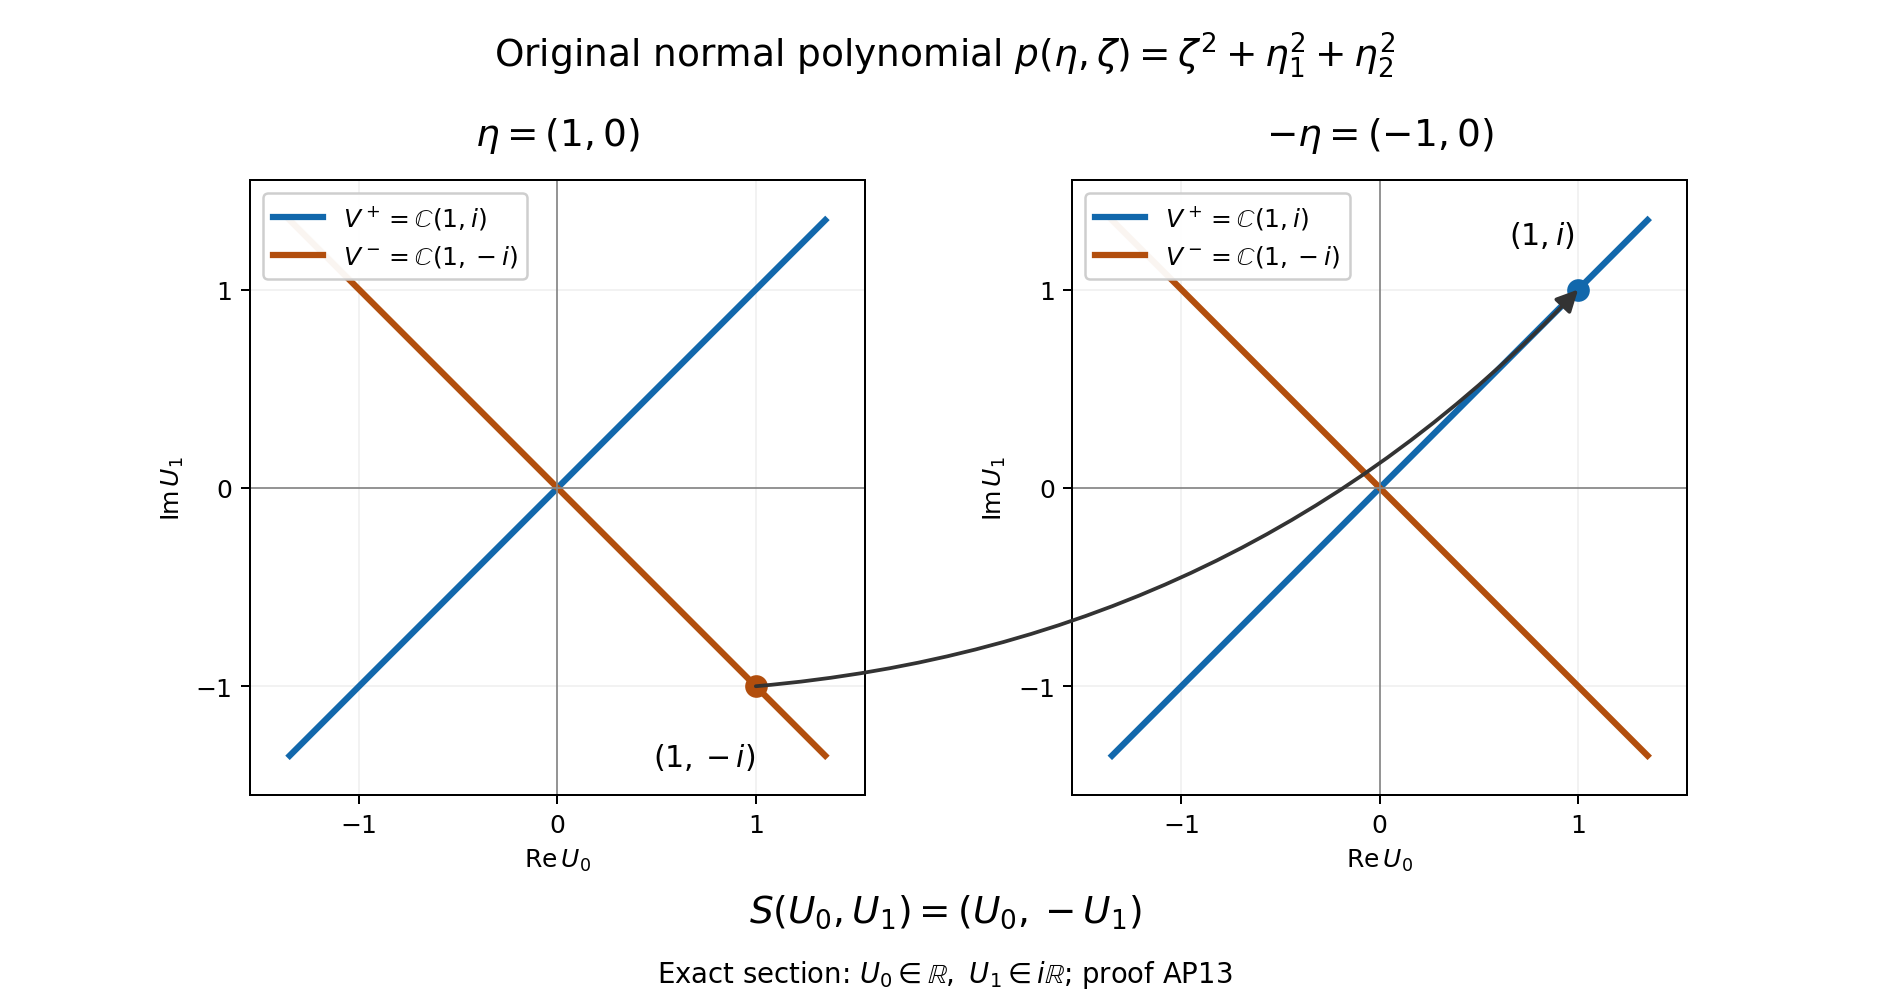

The Python source for this figure:
"""Exact real section of the complex Cauchy-jet reflection; CC0-1.0."""
from pathlib import Path
import json
import matplotlib
matplotlib.use('Agg')
import matplotlib.pyplot as plt
from matplotlib.patches import ConnectionPatch
import numpy as np
out=Path(__file__).resolve().parent
fig,axes=plt.subplots(1,2,figsize=(10.5,5.6))
blue='#1268ac';orange='#b24e0d'
x=np.array([-1.35,1.35])
for ax,title in zip(axes,[r'$\eta=(1,0)$',r'$-\eta=(-1,0)$']):
    ax.plot(x,x,color=blue,lw=2.5,label=r'$V^+=\mathbb{C}(1,i)$')
    ax.plot(x,-x,color=orange,lw=2.5,label=r'$V^-=\mathbb{C}(1,-i)$')
    ax.axhline(0,color='#888888',lw=.7);ax.axvline(0,color='#888888',lw=.7)
    ax.set(xlim=(-1.55,1.55),ylim=(-1.55,1.55),aspect='equal',
           xlabel=r'$\operatorname{Re}U_0$',ylabel=r'$\operatorname{Im}U_1$')
    ax.set_title(title,fontsize=15,pad=14);ax.set_xticks([-1,0,1]);ax.set_yticks([-1,0,1])
    ax.grid(alpha=.16);ax.legend(loc='upper left',fontsize=10,framealpha=.95)
axes[0].scatter([1],[-1],color=orange,s=65,zorder=5)
axes[0].annotate(r'$(1,-i)$',(1,-1),xytext=(.48,-1.40),fontsize=12)
axes[1].scatter([1],[1],color=blue,s=65,zorder=5)
axes[1].annotate(r'$(1,i)$',(1,1),xytext=(.65,1.23),fontsize=12)
arrow=ConnectionPatch(xyA=(1,-1),xyB=(1,1),coordsA='data',coordsB='data',
    axesA=axes[0],axesB=axes[1],arrowstyle='-|>',mutation_scale=18,
    connectionstyle='arc3,rad=.19',color='#333333',lw=1.5)
fig.add_artist(arrow)
fig.text(.5,.085,r'$S(U_0,U_1)=(U_0,-U_1)$',ha='center',fontsize=15,
         bbox=dict(facecolor='white',edgecolor='none',pad=3))
fig.text(.5,.025,r'Exact section: $U_0\in\mathbb{R},\ U_1\in i\mathbb{R}$; proof AP13',ha='center',fontsize=11)
fig.suptitle(r'Original normal polynomial $p(\eta,\zeta)=\zeta^2+\eta_1^2+\eta_2^2$',fontsize=15,y=.97)
fig.subplots_adjust(bottom=.21,top=.82,wspace=.28)
fig.savefig(out/'calderon-antipodal-jets.png',dpi=180,facecolor='white')
params=dict(license='CC0-1.0',dimension_X=3,order=2,bundle_rank=1,
    original_covectors=[[1,0],[-1,0]],original_jet_points=['(1,-i)','(1,i)'],
    plotted_section='U0 real and U1 purely imaginary in the original complex jet space',
    plotted_coordinates=['Re U0','Im U1'],reflection_matrix=[[1,0],[0,-1]],
    original_principal_polynomial='zeta^2+eta_1^2+eta_2^2',proof_locator='AP13',
    whole_complex_space_depicted=False,arbitrary_projection_orthogonality_claimed=False)
(out/'calderon-antipodal-jets.json').write_text(json.dumps(params,indent=2)+'\n',encoding='utf-8')
print('Rendered exact original-coordinate section and retained its parameters.')
